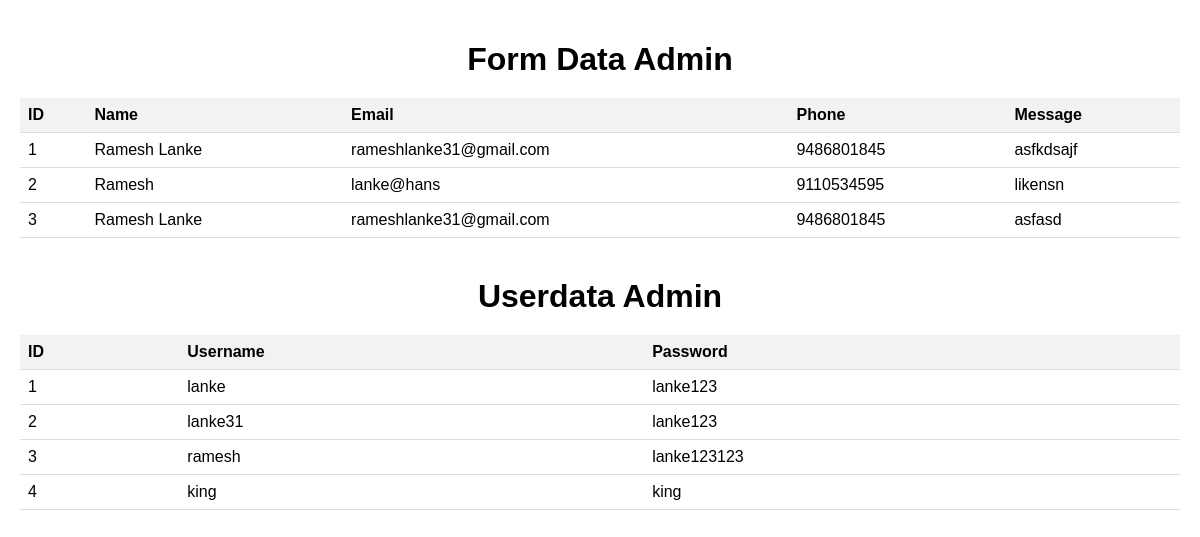
Page /admin (signed in) on the earlier database version.
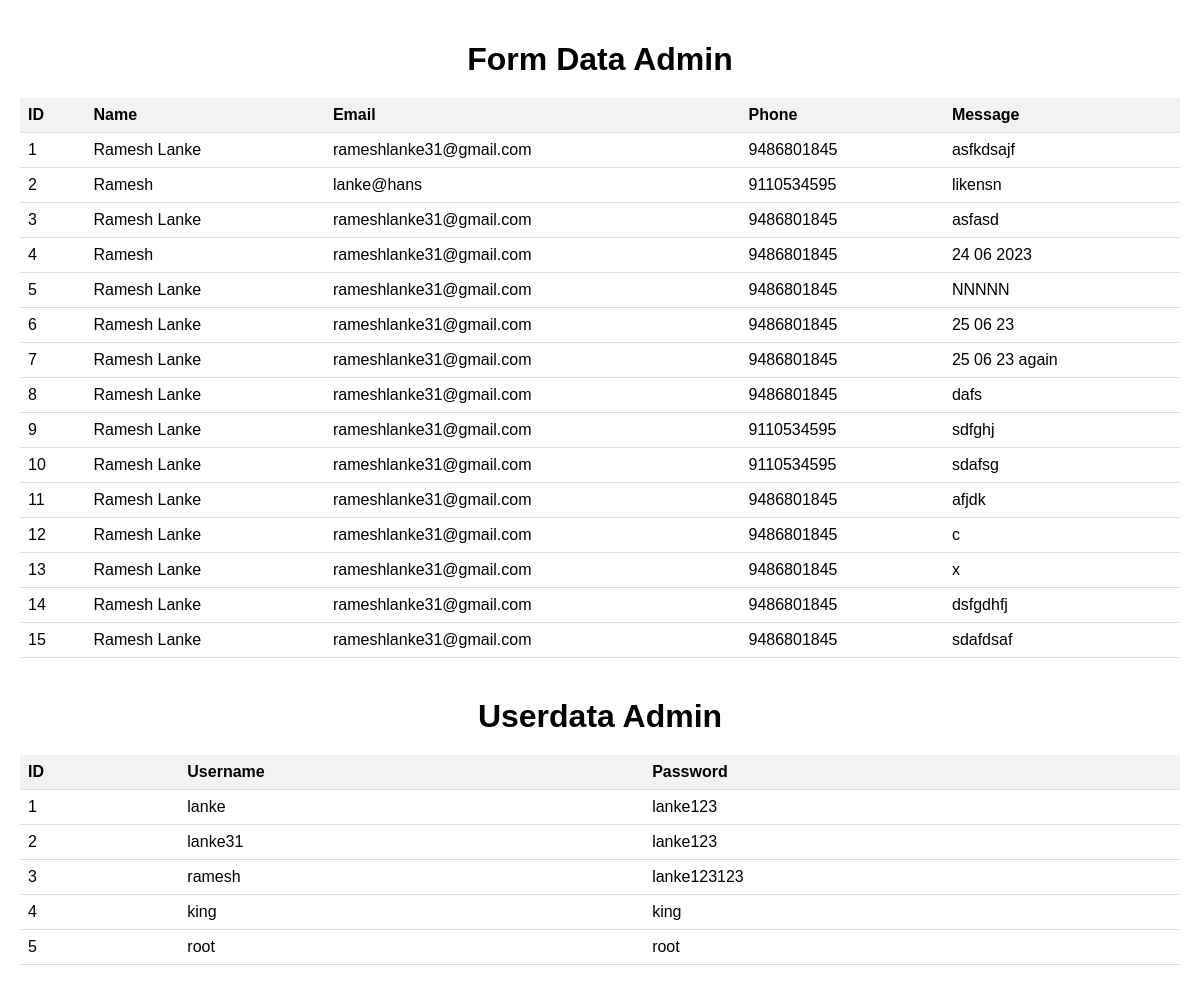
Same page on the later database version.
### updatepost.py (models this page shows)
class FormData(db.Model):
    id = db.Column(db.Integer, primary_key=True)
    name = db.Column(db.String(100))
    email = db.Column(db.String(100))
    phone = db.Column(db.String(20))
    message = db.Column(db.Text)

class User(UserMixin, db.Model):
    id = db.Column(db.Integer, primary_key=True)
    username = db.Column(db.String(50), unique=True)
    password = db.Column(db.String(100))

### updatepost.py (the view)
@app.route('/admin', methods=['GET'])
@login_required
def admin():
    if request.method == 'GET':
        formdata = FormData.query.all()
        userdata = User.query.all()
        return render_template('admin.html', formdata=formdata, userdata=userdata)

### updatepost.py (called while the page is built)
@login_manager.user_loader
def load_user(user_id):
    return User.query.get(int(user_id))

### templates/admin.html (shortened to what this page needs)
<!DOCTYPE html>
<html>
  <head>
    <link rel="stylesheet" type="text/css" href="/static/admin.css" />
  </head>
  <body>
    <h1>Form Data Admin</h1>
    <table>
      <thead>
        <tr>
          <th>ID</th>
          <th>Name</th>
          <th>Email</th>
          <th>Phone</th>
          <th>Message</th>
        </tr>
      </thead>
      <tbody>
        {% for data in formdata %}
          <tr>
            <td>{{ data.id }}</td>
            <td>{{ data.name }}</td>
            <td>{{ data.email }}</td>
            <td>{{ data.phone }}</td>
            <td>{{ data.message }}</td>
          </tr>
        {% endfor %}
      </tbody>
    </table>
    <br>
    <h1>Userdata Admin</h1>
    <table>
      <thead>
        <tr>
          <th>ID</th>
          <th>Username</th>
          <th>Password</th>
        </tr>
      </thead>
      <tbody>
        {% for data in userdata %}
          <tr>
            <td>{{ data.id }}</td>
            <td>{{ data.username }}</td>
            <td>{{ data.password }}</td>
          </tr>
        {% endfor %}
      </tbody>
    </table>
  </body>
</html>

### static/admin.css (style rules this page uses)
body { font-family: Arial, sans-serif; margin: 0; padding: 20px; }
h1 { text-align: center; margin-bottom: 20px; }
table { width: 100%; border-collapse: collapse; }
th, td { padding: 8px; border-bottom: 1px solid #ddd; text-align: left; }
th { background-color: #f2f2f2; font-weight: bold; }

Differences in the rows shown:
added FormData: id "4", name "Ramesh", email "rameshlanke31@gmail.com", phone "9486801845", message "24 06 2023"
added FormData: id "5", name "Ramesh Lanke", email "rameshlanke31@gmail.com", phone "9486801845", message "NNNNN"
added FormData: id "6", name "Ramesh Lanke", email "rameshlanke31@gmail.com", phone "9486801845", message "25 06 23"
added FormData: id "7", name "Ramesh Lanke", email "rameshlanke31@gmail.com", phone "9486801845", message "25 06 23 again"
added FormData: id "8", name "Ramesh Lanke", email "rameshlanke31@gmail.com", phone "9486801845", message "dafs"
added FormData: id "9", name "Ramesh Lanke", email "rameshlanke31@gmail.com", phone "9110534595", message "sdfghj"
added FormData: id "10", name "Ramesh Lanke", email "rameshlanke31@gmail.com", phone "9110534595", message "sdafsg"
added FormData: id "11", name "Ramesh Lanke", email "rameshlanke31@gmail.com", phone "9486801845", message "afjdk"
added FormData: id "12", name "Ramesh Lanke", email "rameshlanke31@gmail.com", phone "9486801845", message "c"
added FormData: id "13", name "Ramesh Lanke", email "rameshlanke31@gmail.com", phone "9486801845", message "x"
added FormData: id "14", name "Ramesh Lanke", email "rameshlanke31@gmail.com", phone "9486801845", message "dsfgdhfj"
added FormData: id "15", name "Ramesh Lanke", email "rameshlanke31@gmail.com", phone "9486801845", message "sdafdsaf"
added User: id "5", username "root", password "root"
